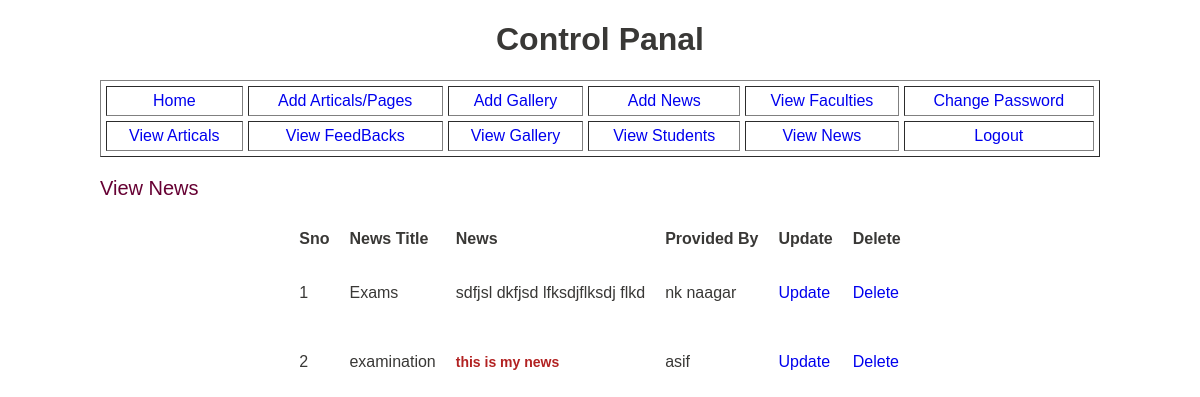
The page /admin/viewnews.php (signed in) on the database its author committed.
### tables this page shows
CREATE TABLE IF NOT EXISTS `news` (
  `id` int(10) NOT NULL AUTO_INCREMENT,
  `title` varchar(100) NOT NULL,
  `news` text NOT NULL,
  `providedby` varchar(100) NOT NULL,
  PRIMARY KEY (`id`)
);

### admin/viewnews.php (the view, shortened to what this page needs)
<?php include("session.php");
$f=mysql_query("select * from news");
?>
<!DOCTYPE html PUBLIC "-//W3C//DTD XHTML 1.0 Transitional//EN" "http://www.w3.org/TR/xhtml1/DTD/xhtml1-transitional.dtd">
<html xmlns="http://www.w3.org/1999/xhtml">
<head>
<link href="../style.css" type="text/css" rel="stylesheet" />
</head>
<body>
	<table cellpadding="0" cellspacing="0" align="center" width="1000" border="0">
			<tr>
					<td align="center"><h1>Control Panal</h1></td>
			</tr>
			<tr>
				<td><?php
				 if($_SESSION['type']==1) { include("admin_header.php"); }
				  ?></td>
			</tr>
			<tr>
					<td height="20"></td>
			</tr>
			<tr>
					<td class="pagetitle">View News</td>
			</tr>
			<tr>
					<td height="20"></td>
			</tr>
			<tr>
				<td height="800" valign="top">
					<table cellpadding="10" cellspacing="0" align="center" border="0">
						<tr class="label"><td >Sno</td><td>News Title</td><td>News</td><td>Provided By</td><td>Update</td><td>Delete</td></tr>
						<?php
						$sno=1;
						while($rec=mysql_fetch_array($f))
						{
						?>
						<tr>
						<td><?php echo $sno; ?></td>
						<td><?php echo $rec[1];?></td>
						<td><?php echo $rec[2];?></td>
						<td><?php echo $rec[3];?></td>
						<td><a href="addnews.php?nid=<?php echo $rec[0];?>">Update</a></td>
							<td><a href="viewnews.php?delid=<?php echo $rec[0];?>">Delete</a></td>
						</tr>
						<?php
						$sno++;
						}
						?>
					</table>
				</td>
			</tr>
	</table>
</body>
</html>

### style.css (style rules this page uses)
body { background-image:url(images/images.jpeg); margin:0px; font-family:Verdana, Arial, Helvetica, sans-serif; }
.pagetitle { font-size:20px; color:#660033; }
.label { font-size:16px; color:#660033; font-weight:bold; }
a { text-decoration:none; }
td { color:#393836; }

### rows shown on the page
news: title "Exams", news "sdfjsl dkfjsd lfksdjflksdj flkd", providedby "nk naagar"
news: title "examination", news "this is my news", providedby "asif"
